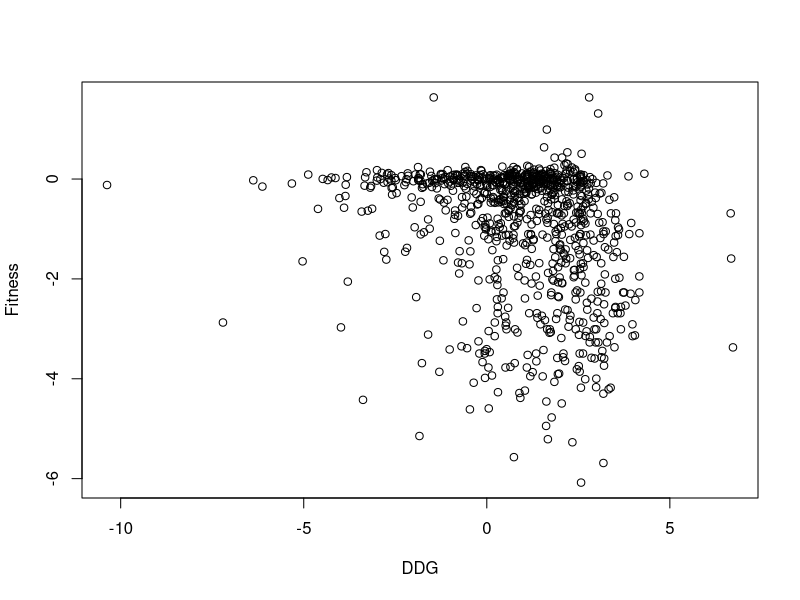
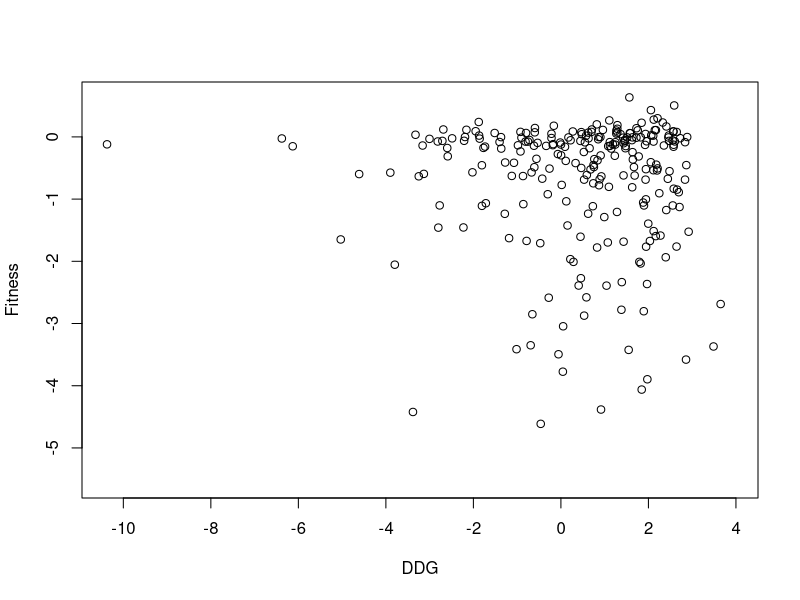

These charts were generated, in order, by the following R code:
dat1 = read.csv('out_pickles/all_DDG_Fitness.csv', header=TRUE, check.names=FALSE)
l_transform = log2(dat1)
plot(l_transform)
charged = read.csv('out_pickles/charged_DDG_Fitness.csv', header=TRUE, check.names=FALSE)
hydrophbic = read.csv('out_pickles/hydrophobic_DDG_Fitness.csv', header=TRUE, check.names=FALSE)
polar = read.csv('out_pickles/polar_DDG_Fitness.csv', header=TRUE, check.names=FALSE)
l_trans_charged = log2(charged)
l_trans_hydrophobic = log2(hydrophbic)
l_trans_polar = log2(polar)
plot(l_trans_hydrophobic)